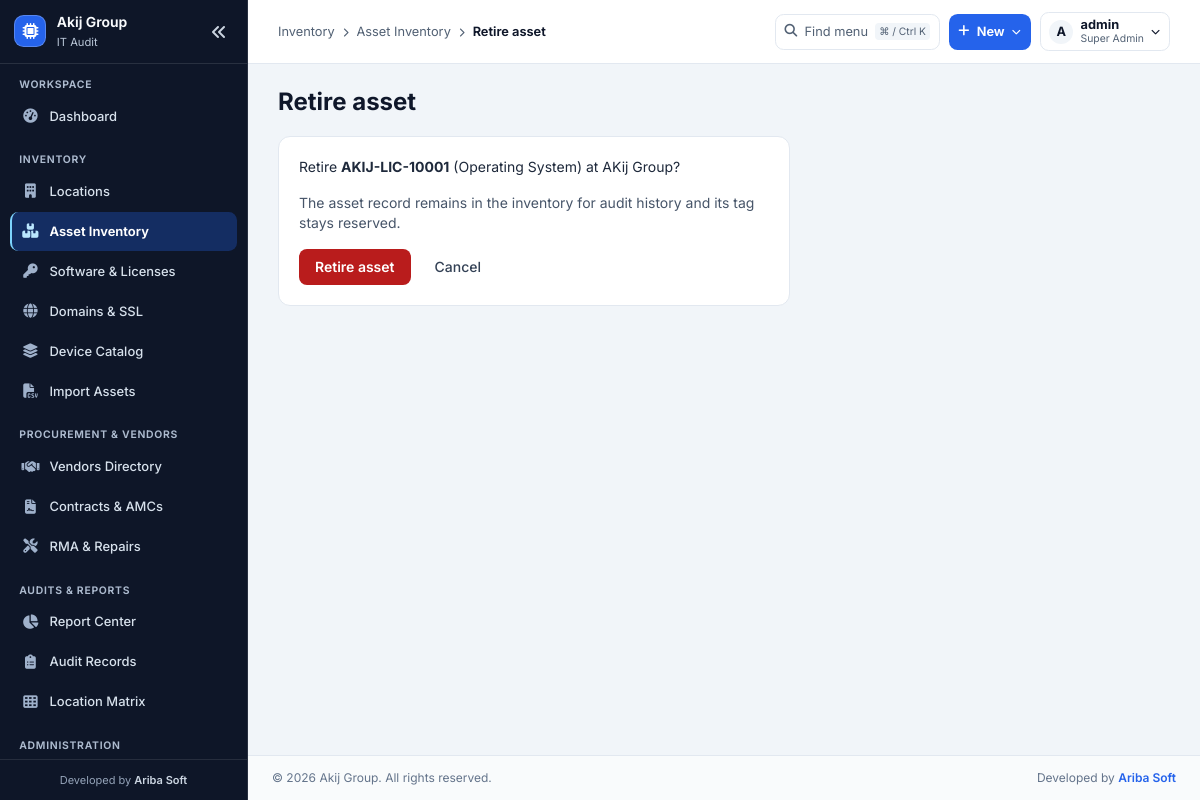
Page /assets/21/retire/ (signed in) on the committed database.
### apps/locations/models.py (models this page shows, shortened)
class Location(TimeStampedModel):
    LOCATION_TYPES = (
        ('HEAD_OFFICE', 'Head Office'),
        ('FACTORY', 'Factory'),
        ('WAREHOUSE', 'Warehouse'),
        ('DEPOT', 'Depot'),
        ('BRANCH', 'Branch'),
    )
    DIVISION_CHOICES = (
        ('Dhaka', 'Dhaka'),
        ('Chattogram', 'Chattogram'),
        ('Sylhet', 'Sylhet'),
        ('Rajshahi', 'Rajshahi'),
        ('Khulna', 'Khulna'),
        ('Barishal', 'Barishal'),
        ('Rangpur', 'Rangpur'),
        ('Mymensingh', 'Mymensingh'),
    )
    company = models.ForeignKey(Company, on_delete=models.CASCADE, related_name='locations')
    location_id = models.CharField(max_length=30, unique=True, null=True, blank=True, verbose_name="Location ID", db_index=True)
    name = models.CharField(max_length=150, verbose_name="Location Name")
    code = models.CharField(max_length=50, unique=True, verbose_name="Location Code")
    location_type = models.CharField(max_length=20, choices=LOCATION_TYPES, default='FACTORY', verbose_name="Location Type")
    address = models.TextField(blank=True, null=True, verbose_name="Address")
    city = models.CharField(max_length=100, blank=True, null=True, verbose_name="City")
    division = models.CharField(max_length=50, choices=DIVISION_CHOICES, blank=True, null=True, verbose_name="Division")
    parent_location = models.ForeignKey('self', on_delete=models.SET_NULL, null=True, blank=True, related_name='sub_locations', verbose_name="Parent Location")
    contact_person = models.CharField(max_length=120, blank=True, null=True, verbose_name="Contact Person")
    contact_number = models.CharField(max_length=50, blank=True, null=True, verbose_name="Contact Number")
    description = models.TextField(blank=True, null=True, verbose_name="Description")
    class Meta:
        ordering = ['location_type', 'name']
    @property
    def in_charge_name(self):
        return self.contact_person or ""
    @property
    def in_charge_phone(self):
        return self.contact_number or ""

### apps/devices/models.py (models this page shows, shortened)
class Asset(TimeStampedModel):
    NATURE_CHOICES = (
        ('PHYSICAL', 'Physical (Hardware)'),
        ('LOGICAL', 'Logical / Virtual (Software/License/Cloud)'),
    )
    STATUS_CHOICES = (
        ('IN_USE', 'Working / In-Use'),
        ('BACKUP', 'Backup / Spare'),
        ('FAULTY', 'Faulty / Under Repair'),
        ('SCRAP', 'Damaged / Scrap'),
    )
    asset_nature = models.CharField(
        max_length=20,
        choices=NATURE_CHOICES,
        default='PHYSICAL',
        verbose_name="Asset Nature",
        db_index=True
    )
    asset_tag = models.CharField(max_length=50, unique=True, blank=True, verbose_name="Asset Tag / ID")
    retired_at = models.DateTimeField(null=True, blank=True, db_index=True)
    device_type = models.ForeignKey(DeviceType, on_delete=models.PROTECT, related_name='assets', verbose_name="Device / Asset Type")
    location = models.ForeignKey('locations.Location', on_delete=models.PROTECT, related_name='assets', verbose_name="Location")
    owning_company = models.ForeignKey('locations.Company', on_delete=models.PROTECT, null=True, blank=True, related_name='owned_assets')
    brand = models.CharField(max_length=100, blank=True, null=True, verbose_name="Brand / Manufacturer")
    model_name = models.CharField(max_length=120, blank=True, null=True, verbose_name="Model Name / No")
    serial_number = models.CharField(max_length=120, blank=True, null=True, verbose_name="Serial Number")
    vendor = models.CharField(max_length=120, blank=True, null=True, verbose_name="Vendor / Publisher")
    vendor_ref = models.ForeignKey(
        'vendors.Vendor',
        on_delete=models.SET_NULL,
        null=True,
        blank=True,
        related_name='supplied_assets',
        verbose_name="Vendor / Supplier Profile"
    )
    version = models.CharField(max_length=100, blank=True, null=True, verbose_name="Version / Edition")
    license_key = models.CharField(max_length=255, blank=True, null=True, verbose_name="License Key / Subscription ID")
    host_server = models.CharField(max_length=150, blank=True, null=True, verbose_name="Host Server / Cloud Cluster")
    SOFTWARE_TYPE_CHOICES = (
        ('OPEN_SOURCE', 'Open Source'),
        ('COMMERCIAL', 'Commercial'),
        ('FREEWARE', 'Freeware'),
        ('SUBSCRIPTION', 'Subscription'),
        ('TRIAL', 'Trial / Evaluation'),
        ('CUSTOM', 'Custom / In-house'),
        ('UNKNOWN', 'Unknown'),
    )
    COMPLIANCE_CHOICES = (
        ('LICENSED', 'Licensed'),
        ('UNLICENSED', 'Unlicensed'),
        ('EXPIRED', 'Expired'),
        ('VERIFICATION_PENDING', 'Verification Pending'),
        ('NON_COMPLIANT', 'Non-compliant'),
        ('APPROVED_EXCEPTION', 'Approved Exception'),
        ('CRACKED_PIRATED', 'Cracked / Pirated (Unlicensed - High Risk)'),
        ('GENUINE', 'Genuine / Officially Licensed'),
        ('FREE_OPEN_SOURCE', 'Free / Open Source (Approved)'),
        ('OEM_BUNDLED', 'OEM Bundled / Pre-installed'),
        ('UNLICENSED_EXPIRED', 'Unlicensed / Expired Trial'),
    )
    RISK_LEVEL_CHOICES = (
        ('LOW', 'Low Risk (Compliant / Open Source)'),
        ('MEDIUM', 'Medium Risk (Expired / Non-Critical)'),
        ('HIGH', 'High Risk (Pirated Application / EDR Detection)'),
        ('CRITICAL', 'Critical Risk (Cracked OS / Server / Production Threat)'),
    )
    REMEDIATION_CHOICES = (
        ('COMPLIANT', 'Compliant - No Action Needed'),
        ('PURCHASE_OFFICIAL', 'Procure Official License (Budget Required)'),
        ('REPLACE_WITH_OPEN_SOURCE', 'Replace with Free / Open Source Alternative'),
        ('REMOVE_IMMEDIATELY', 'Remove / Uninstall Immediately (Security Threat)'),
    )
    software_type = models.CharField(
        max_length=30,
        choices=SOFTWARE_TYPE_CHOICES,
        default='COMMERCIAL',
        blank=True,
        verbose_name="Software Type",
        db_index=True
    )
    compliance_status = models.CharField(
        max_length=30,
        choices=COMPLIANCE_CHOICES,
        default='LICENSED',
        verbose_name="License Compliance Status",
        db_index=True
    )
    risk_level = models.CharField(
        max_length=20,
        choices=RISK_LEVEL_CHOICES,
        default='LOW',
        verbose_name="Risk Level",
        db_index=True
    )
    remediation_plan = models.CharField(
        max_length=35,
        choices=REMEDIATION_CHOICES,
        default='COMPLIANT',
        verbose_name="Remediation / Mitigation Plan"
    )
    seats_purchased = models.PositiveIntegerField(default=1, verbose_name="Total Seats / Licenses")
    seats_allocated = models.PositiveIntegerField(default=1, verbose_name="Allocated / Used Seats")
    department = models.CharField(max_length=100, blank=True, null=True, verbose_name="Department")
    assigned_user = models.CharField(max_length=120, blank=True, null=True, verbose_name="Assigned User / Employee")
    status = models.CharField(max_length=20, choices=STATUS_CHOICES, default='IN_USE', verbose_name="Status")
    ip_address = models.GenericIPAddressField(blank=True, null=True, verbose_name="IP Address")
    mac_address = models.CharField(max_length=50, blank=True, null=True, verbose_name="MAC Address")
    condition = models.CharField(max_length=60, blank=True)
    criticality = models.CharField(max_length=60, blank=True)
    ownership_type = models.CharField(max_length=60, blank=True)
    procurement_type = models.CharField(max_length=60, blank=True)
    currency = models.CharField(max_length=3, blank=True)
    purchase_date = models.DateField(blank=True, null=True, verbose_name="Purchase Date")
    warranty_expiry = models.DateField(blank=True, null=True, verbose_name="Warranty Expiry")
    remarks = models.TextField(blank=True, null=True, verbose_name="Remarks / Specifications")
    class Meta:
        ordering = ['location', '-created_at']

class DeviceType(TimeStampedModel):
    category = models.ForeignKey(DeviceCategory, on_delete=models.CASCADE, related_name='devices')
    name = models.CharField(max_length=120)
    tag_category_code = models.CharField(max_length=4, choices=TAG_CATEGORY_CHOICES, blank=True)
    order = models.PositiveIntegerField(default=1)
    is_count_only = models.BooleanField(default=False, help_text="False for individual asset tracking")
    remarks = models.CharField(max_length=255, blank=True, null=True)
    class Meta:
        ordering = ['category__order', 'order', 'name']
        unique_together = ('category', 'name')

### apps/devices/views.py (the view, shortened to what this page needs)
# urls.py: path('assets/<int:asset_id>/retire/', asset_retire_view, name='asset_retire'),
@roles_required(*DASHBOARD_ROUTES)
@require_http_methods(['GET', 'HEAD', 'POST'])
def asset_retire_view(request, asset_id):
    assets = Asset.objects.filter(location__in=visible_locations(request.user))
    asset = get_object_or_404(assets, pk=asset_id)
    if asset.retired_at:
        return redirect('asset_detail', asset_id=asset.pk)
    return render(request, 'devices/asset_retire.html', {'asset': asset})

### templates/devices/asset_retire.html (shortened to what this page needs)
{% extends 'base.html' %}
{% block header_title %}Retire asset{% endblock %}
{% block content %}
<div class="max-w-lg space-y-4 rounded-xl border border-slate-200 bg-white p-5">
    <p class="text-sm">Retire <strong>{{ asset.asset_tag }}</strong> ({{ asset.device_type.name }}) at {{ asset.location.name }}?</p>
    <p class="text-sm text-slate-600">The asset record remains in the inventory for audit history and its tag stays reserved.</p>
    <form method="post" class="flex flex-wrap items-center gap-3">
        <button type="submit" class="rounded-lg bg-red-700 px-4 py-2 text-sm font-semibold text-white">Retire asset</button>
        <a href="{% url 'asset_detail' asset.pk %}" class="px-3 py-2 text-sm font-medium text-slate-700">Cancel</a>
    </form>
</div>
{% endblock %}

### templates/base.html (shortened to what this page needs)
{% load static %}
<!DOCTYPE html>
<html lang="{{ portal.language }}" data-theme="{{ portal.default_theme }}" style="--portal-primary:{{ portal.primary_color }};--portal-secondary:{{ portal.secondary_color }}">
<head>
    <link rel="stylesheet" href="{% static 'css/portal-preferences.css' %}">
    <link rel="stylesheet" href="{% static 'css/portal-shell.css' %}">
    <script src="https://cdn.tailwindcss.com"></script>
    <link rel="stylesheet" href="https://cdnjs.cloudflare.com/ajax/libs/font-awesome/6.4.0/css/all.min.css">
</head>
<body class="portal-shell bg-slate-100 text-slate-800 antialiased min-h-screen">
    {% if nav_sections %}
    <div id="portal-sidebar-home" class="portal-sidebar-home no-print">
        {% include 'navigation/sidebar.html' %}
    </div>
    {% endif %}
    <div class="portal-workspace flex flex-col min-h-screen">
        <header class="portal-topbar no-print">
            <div class="portal-topbar-context">
                {% if nav_current %}
                <nav class="portal-breadcrumb" aria-label="Breadcrumb">
                    <ol>
                        <li>{{ nav_current.group }}</li>
                        <li aria-hidden="true"><i class="fa-solid fa-chevron-right"></i></li>
                        {% if nav_current.subpage %}
                        <li><a href="{{ nav_current.url }}">{{ nav_current.label }}</a></li>
                        <li aria-hidden="true"><i class="fa-solid fa-chevron-right"></i></li>
                        <li aria-current="page">{{ nav_current.subpage }}</li>
                        {% else %}
                        <li aria-current="page">{{ nav_current.label }}</li>
                        {% endif %}
                    </ol>
                </nav>
                {% endif %}
            </div>
            {% include 'navigation/actions.html' %}
        </header>
        <div class="portal-page-heading no-print">
            <h1>{% block header_title %}Executive Dashboard{% endblock %}</h1>
        </div>
        <main id="main-content" class="portal-page-content" tabindex="-1">
            {% block content %}{% endblock %}
        </main>
        <footer class="mt-auto py-3.5 px-6 text-xs text-slate-500 border-t border-slate-200 bg-white/60 backdrop-blur-xs no-print flex flex-wrap items-center justify-between gap-2">
            <span>&copy; {% now "Y" %} {{ portal.organization_name }}. All rights reserved.</span>
            <span>Developed by <strong class="font-semibold text-blue-600">Ariba Soft</strong></span>
        </footer>
    </div>
</body>
</html>

### templates/navigation/sidebar.html (shortened to what this page needs)
<aside id="portal-sidebar" class="portal-sidebar no-print" data-collapsed="{{ portal.sidebar_collapsed|yesno:'true,false' }}" data-account="{{ request.user.pk }}">
    <div class="portal-sidebar-heading">
        <a class="portal-identity" href="{% url 'dashboard' %}" title="{{ portal.group_name|default:portal.organization_name }}">
            <span class="portal-identity-logo">
                {% firstof portal.sidebar_logo portal.application_logo portal.group_logo as sidebar_logo %}
                {% if sidebar_logo %}<img src="{{ sidebar_logo }}" alt="">{% else %}<i class="fa-solid fa-microchip" aria-hidden="true"></i>{% endif %}
            </span>
            <span class="portal-identity-copy">
                <strong>{{ portal.group_name|default:portal.organization_name }}</strong>
                <small>{{ portal.application_short_name }}</small>
            </span>
        </a>
        <button type="button" class="portal-icon-button portal-sidebar-collapse" data-sidebar-collapse aria-controls="portal-primary-navigation" aria-expanded="{{ portal.sidebar_collapsed|yesno:'false,true' }}" aria-label="{% if portal.sidebar_collapsed %}Expand sidebar{% else %}Collapse sidebar{% endif %}">
            <i class="fa-solid fa-angles-left" aria-hidden="true"></i>
        </button>
    </div>
    <nav id="portal-primary-navigation" class="portal-primary-navigation" aria-label="Main navigation">
        {% for group in nav_sections %}
        <section class="portal-nav-group" aria-labelledby="portal-nav-group-{{ forloop.counter }}">
            <h2 id="portal-nav-group-{{ forloop.counter }}" class="portal-nav-heading">{{ group.label }}</h2>
            <ul>
                {% for link in group.links %}
                <li><a href="{{ link.url }}" class="portal-nav-link" title="{{ link.label }}" {% if link.current %}aria-current="{{ link.current }}"{% endif %}>
                    <i class="fa-solid {{ link.icon }}" aria-hidden="true"></i>
                    <span class="portal-nav-label">{{ link.label }}</span>
                </a></li>
                {% endfor %}
            </ul>
        </section>
        {% endfor %}
    </nav>
    <div class="mt-auto p-3 text-[11px] text-slate-400 border-t border-white/10 text-center">
        <span>Developed by <strong class="text-slate-300 font-semibold">Ariba Soft</strong></span>
    </div>
</aside>

### templates/navigation/actions.html (shortened to what this page needs)
<div class="portal-toolbar-actions">
    {% if nav_sections %}
    <button type="button" class="portal-quick-button" data-open-command aria-label="Find in navigation" aria-keyshortcuts="Control+k Meta+k">
        <i class="fa-solid fa-magnifying-glass" aria-hidden="true"></i>
        <span>Find menu</span><kbd>⌘ / Ctrl K</kbd>
    </button>
    <details class="portal-popover">
        <summary class="portal-create-button"><i class="fa-solid fa-plus" aria-hidden="true"></i><span>New</span><i class="fa-solid fa-chevron-down portal-chevron" aria-hidden="true"></i></summary>
    </details>
    {% endif %}
    {% if request.user.is_authenticated %}
    <details class="portal-popover">
        <summary class="portal-account-button" aria-label="Account menu">
            <span class="portal-avatar" aria-hidden="true">{{ request.user.username|slice:':1'|upper }}</span>
            <span class="portal-account-label"><strong>{{ request.user.get_short_name|default:request.user.username }}</strong><small>{{ administration_role|default:'User' }}</small></span>
            <i class="fa-solid fa-chevron-down portal-chevron" aria-hidden="true"></i>
        </summary>
    </details>
    {% endif %}
</div>

### rows in the picture
Location: group_name "Akij Group", organization_name "Akij Group"
Asset: asset_tag "AKIJ-LIC-10001", device_type.name "Operating System", location.name "AKij Group"

### other values in the picture
{{ portal.application_short_name }} "IT Audit"
{{ group.label }} "WORKSPACE" "INVENTORY" "PROCUREMENT & VENDORS" "AUDITS & REPORTS" "ADMINISTRATION"
{{ link.label }} "Dashboard" "Locations" "Asset Inventory" "Software & Licenses" "Domains & SSL" "Device Catalog" "Import Assets" "Vendors Directory" "Contracts & AMCs" "RMA & Repairs" "Report Center" "Audit Records" "Location Matrix"
{{ nav_current.group }} "Inventory"
{{ nav_current.label }} "Asset Inventory"
{{ nav_current.subpage }} "Retire asset"
{{ request.user.username|slice:':1'|upper }} "A"
{{ request.user.get_short_name|default:request.user.username }} "admin"
{{ administration_role|default:'User' }} "Super Admin"
